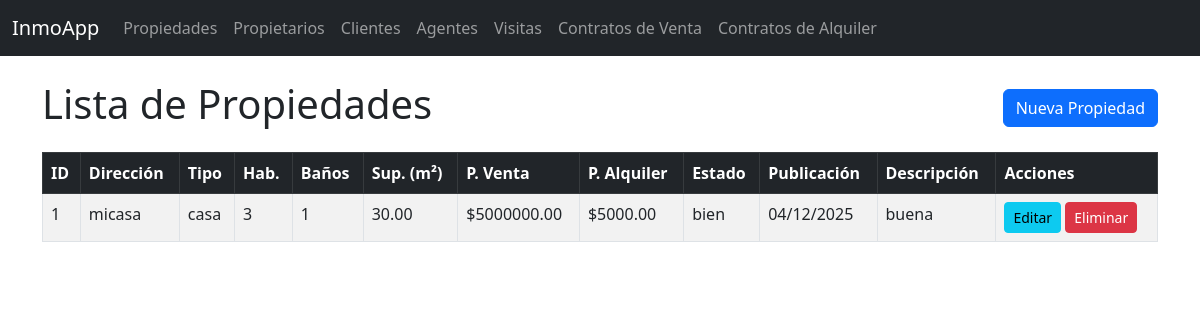
Page /propiedades/ on the committed database.
### inmobiliaria/models.py (models this page shows, shortened)
class Propiedad(models.Model):
    propietario = models.ForeignKey(Propietario, on_delete=models.CASCADE, related_name="propiedades")
    direccion = models.CharField(max_length=255)
    tipo_propiedad = models.CharField(max_length=50)
    num_habitaciones = models.IntegerField()
    num_banos = models.IntegerField()
    superficie_m2 = models.DecimalField(max_digits=10, decimal_places=2)
    precio_venta = models.DecimalField(max_digits=15, decimal_places=2, null=True, blank=True)
    precio_alquiler = models.DecimalField(max_digits=15, decimal_places=2, null=True, blank=True)
    estado_propiedad = models.CharField(max_length=50) # E.g., "Disponible", "Vendida", "Alquilada"
    fecha_publicacion = models.DateField(auto_now_add=True)
    descripcion = models.TextField(blank=True, null=True)

### inmobiliaria/views.py (the view)
# urls.py: path("propiedades/", views.PropiedadListView.as_view(), name="propiedad_list"),
class PropiedadListView(ListView):
    model = Propiedad
    template_name = "inmobiliaria/propiedad_list.html"
    context_object_name = "propiedades"

### inmobiliaria/templates/inmobiliaria/propiedad_list.html
{% extends 'inmobiliaria/base.html' %}
{% block content %}
    <div class="d-flex justify-content-between align-items-center mb-3">
        <h1>Lista de Propiedades</h1>
        <a href="{% url 'inmobiliaria:propiedad_create' %}" class="btn btn-primary">Nueva Propiedad</a>
    </div>
    <div class="table-responsive">
        <table class="table table-striped table-bordered">
            <thead class="table-dark">
                <tr>
                    <th>ID</th>
                    <th>Dirección</th>
                    <th>Tipo</th>
                    <th>Hab.</th>
                    <th>Baños</th>
                    <th>Sup. (m²)</th>
                    <th>P. Venta</th>
                    <th>P. Alquiler</th>
                    <th>Estado</th>
                    <th>Publicación</th>
                    <th>Descripción</th>
                    <th>Acciones</th>
                </tr>
            </thead>
            <tbody>
                {% for propiedad in propiedades %}
                    <tr>
                        <td>{{ propiedad.id }}</td>
                        <td>{{ propiedad.direccion }}</td>
                        <td>{{ propiedad.tipo_propiedad }}</td>
                        <td>{{ propiedad.num_habitaciones }}</td>
                        <td>{{ propiedad.num_banos }}</td>
                        <td>{{ propiedad.superficie_m2 }}</td>
                        <td>${{ propiedad.precio_venta|default:"-" }}</td>
                        <td>${{ propiedad.precio_alquiler|default:"-" }}</td>
                        <td>{{ propiedad.estado_propiedad }}</td>
                        <td>{{ propiedad.fecha_publicacion|date:"d/m/Y" }}</td>
                        <td>{{ propiedad.descripcion|truncatechars:30 }}</td>
                        <td>
                            <a href="{% url 'inmobiliaria:propiedad_update' propiedad.pk %}" class="btn btn-sm btn-info">Editar</a>
                            <a href="{% url 'inmobiliaria:propiedad_delete' propiedad.pk %}" class="btn btn-sm btn-danger">Eliminar</a>
                        </td>
                    </tr>
                {% empty %}
                    <tr>
                        <td colspan="12" class="text-center">No hay propiedades registradas.</td>
                    </tr>
                {% endfor %}
            </tbody>
        </table>
    </div>
{% endblock %}

### rows in the picture
Propiedad: id "1", direccion "micasa", tipo_propiedad "casa", num_habitaciones "3", num_banos "1", superficie_m2 "30.00", precio_venta "5000000.00", precio_alquiler "5000.00", estado_propiedad "bien", fecha_publicacion "04/12/2025", descripcion "buena"
